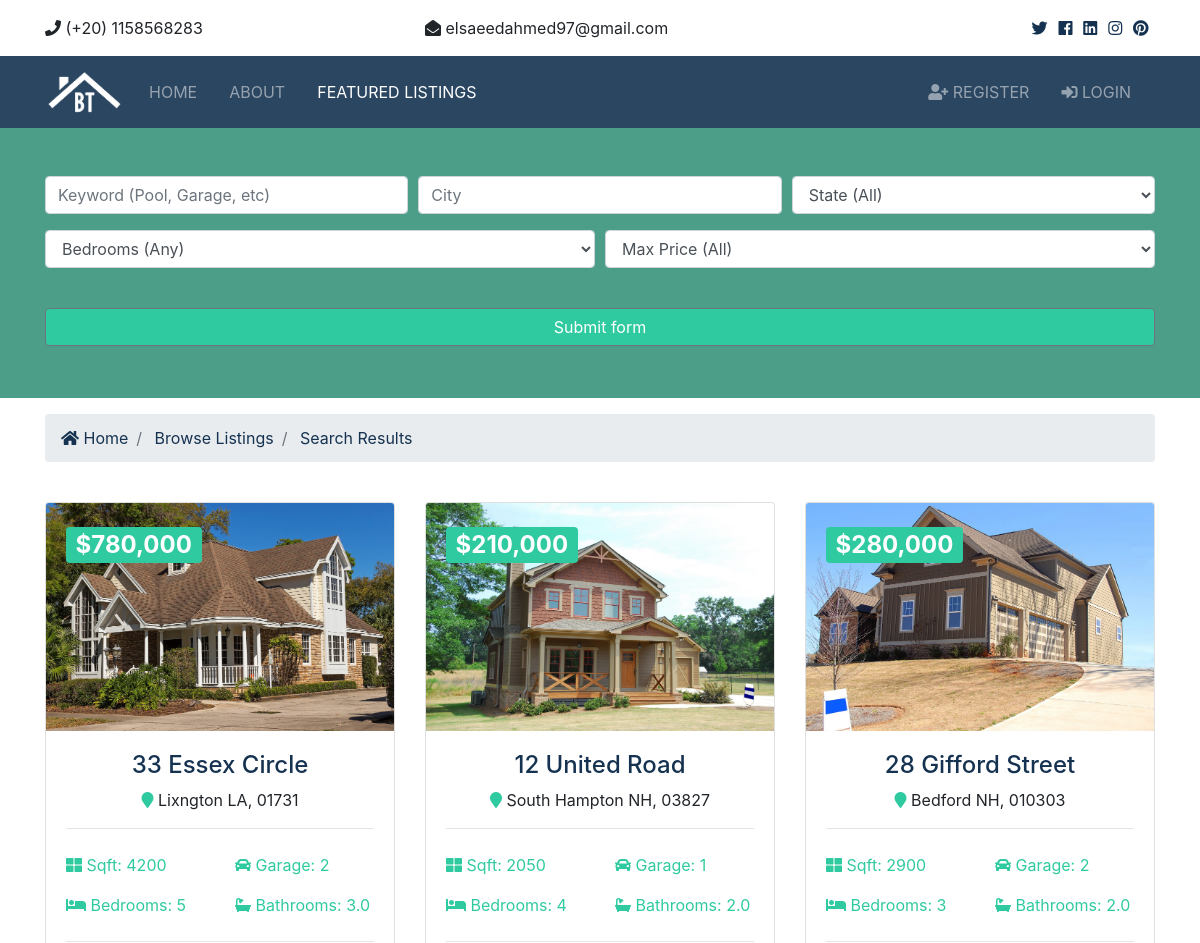
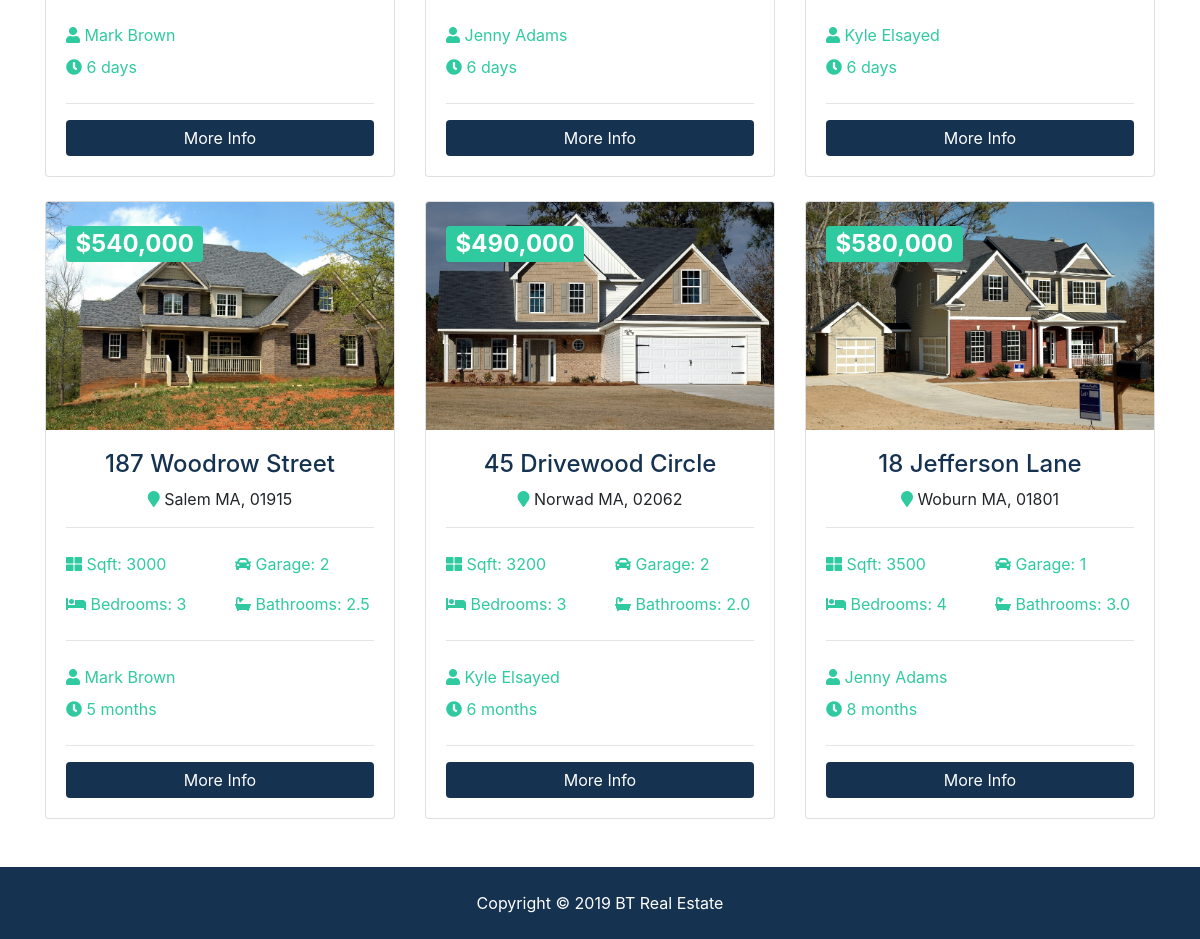
The page /listings/search/ on the database its author committed (2 pictures, top to bottom).
### listings/models.py (models this page shows, shortened)
class Listing(models.Model):
	realtor 	= models.ForeignKey(Realtor, on_delete=models.DO_NOTHING)
	title 		= models.CharField(max_length=200)
	address 	= models.CharField(max_length=200)
	city 		= models.CharField(max_length=100)
	state 		= models.CharField(max_length=100)
	zipcode		= models.CharField(max_length=20)
	description = models.TextField(blank=True)
	price 		= models.IntegerField()
	bedrooms 	= models.IntegerField()
	bathrooms	= models.DecimalField(max_digits=2, decimal_places=1)
	garage 		= models.IntegerField(default=0)
	sqft 		= models.IntegerField()
	lot_size 	= models.DecimalField(max_digits=5, decimal_places=1)
	photo_main 	= models.ImageField(upload_to='photos/%Y/%m/%d/')
	photo_1 	= models.ImageField(upload_to='photos/%Y/%m/%d/', blank=True)
	photo_2 	= models.ImageField(upload_to='photos/%Y/%m/%d/', blank=True)
	photo_3 	= models.ImageField(upload_to='photos/%Y/%m/%d/', blank=True)
	photo_4 	= models.ImageField(upload_to='photos/%Y/%m/%d/', blank=True)
	photo_5 	= models.ImageField(upload_to='photos/%Y/%m/%d/', blank=True)
	photo_6 	= models.ImageField(upload_to='photos/%Y/%m/%d/', blank=True)
	is_published= models.BooleanField(default=True)
	list_date 	= models.DateTimeField(default=datetime.now, blank=True)

### realtors/models.py (models this page shows)
class Realtor(models.Model):
	name 		= models.CharField(max_length=100)
	photo 		= models.ImageField(upload_to='photos/%Y/%m/%d/')
	description = models.TextField(blank=True)
	phone 		= models.CharField(max_length=20)
	email 		= models.EmailField()
	is_mvp 		= models.BooleanField(default=False)
	hire_date 	= models.DateTimeField(default=datetime.now, blank=True)
	def __str__(self):
		return self.name

### listings/views.py (the view)
# urls.py: path('search/', views.search, name='search')
def search(request):
	queryset_list = Listing.objects.order_by('-list_date')
	if 'keywords' in request.GET:
		keywords = request.GET['keywords']
		if keywords:
			queryset_list = queryset_list.filter(description__icontains=keywords)
	if 'city' in request.GET:
		city = request.GET['city']
		if city:
			queryset_list = queryset_list.filter(city__iexact=city)
	if 'state' in request.GET:
		state = request.GET['state']
		if state:
			queryset_list = queryset_list.filter(state__iexact=state)
	if 'bedrooms' in request.GET:
		bedrooms = request.GET['bedrooms']
		if bedrooms:
			queryset_list = queryset_list.filter(bedrooms__lte=bedrooms)
	if 'price' in request.GET:
		price = request.GET['price']
		if price:
			queryset_list = queryset_list.filter(price__lte=price)
	context = {
		'state_choices'		: state_choices,
		'bedroom_choices'	: bedroom_choices,
		'price_choices' 	: price_choices,
		'listings'			: queryset_list,
		'values'			: request.GET,
	}
	return render(request, 'listings/search.html', context)

### templates/listings/search.html (shortened to what this page needs)
{% extends 'base.html' %}
 {% load humanize %}
{% block content %}
<section id="showcase-inner" class="showcase-search text-white py-5">
    <div class="container">
      <div class="row text-center">
        <div class="col-md-12">
          <form action="{% url 'search' %}">
            <div class="form-row">
              <div class="col-md-4 mb-3">
                <input type="text" name="keywords" class="form-control" placeholder="Keyword (Pool, Garage, etc)" value="{{ values.keywords }}">
              </div>
              <div class="col-md-4 mb-3">
                <input type="text" name="city" class="form-control" placeholder="City" value="{{ values.city }}">
              </div>
              <div class="col-md-4 mb-3">
                <select name="state" class="form-control">
                  <option selected="true" disabled="disabled">State (All)</option>
                </select>
              </div>
            </div>
            <div class="form-row">
              <div class="col-md-6 mb-3">
                <select name="bedrooms" class="form-control">
                  <option selected="true" disabled="disabled">Bedrooms (Any)</option>
                </select>
              </div>
              <div class="col-md-6 mb-3">
                <select name="price" class="form-control">
                  <option selected="true" disabled="disabled">Max Price (All)</option>
                </select>
              </div>
            </div>
            <button class="btn btn-secondary btn-block mt-4" type="submit">Submit form</button>
          </form>
        </div>
      </div>
    </div>
  </section>
  <section id="bc" class="mt-3">
    <div class="container">
      <nav aria-label="breadcrumb">
        <ol class="breadcrumb">
          <li class="breadcrumb-item">
            <a href="{% url 'home' %}" id="color">
              <i class="fas fa-home" id="color"></i> Home</a>
          </li>
          <li class="breadcrumb-item">
            <a href="{% url 'listings' %}" id="color" >Browse Listings</a>
          </li>
          <li class="breadcrumb-item active" id="color"> Search Results</li>
        </ol>
      </nav>
    </div>
  </section>
  <section id="listings" class="py-4">
    <div class="container">
      <div class="row">
        {% if listings %}
          {% for listing in listings %}
          <div class="col-md-6 col-lg-4 mb-4">
              <div class="card listing-preview">
                <img class="card-img-top" src="{{ listing.photo_main.url }}" alt="">
                <div class="card-img-overlay">
                  <h2 >
                    <span class="badge badge-secondary text-white" id="badge">${{ listing.price | intcomma }}</span>
                  </h2>
                </div>
                <div class="card-body">
                  <div class="listing-heading text-center">
                    <h4 class="text-primary" id="color">{{ listing.title }}</h4>
                    <p>
                      <i class="fas fa-map-marker text-secondary" id="colo"></i> {{ listing.city }} {{ listing.state }}, {{ listing.zipcode }}</p>
                  </div>
                  <hr>
                  <div class="row py-2 text-secondary">
                    <div class="col-6" id="colo">
                      <i class="fas fa-th-large" id="colo"></i> Sqft: {{ listing.sqft }}</div>
                    <div class="col-6" id="colo">
                      <i class="fas fa-car" id="colo"></i> Garage: {{ listing.garage }}</div>
                  </div>
                  <div class="row py-2 text-secondary">
                    <div class="col-6" id="colo">
                      <i class="fas fa-bed" id="colo"></i> Bedrooms: {{ listing.bedrooms }}</div>
                    <div class="col-6" id="colo">
                      <i class="fas fa-bath" id="colo"></i> Bathrooms: {{ listing.bathrooms }}</div>
                  </div>
                  <hr>
                  <div class="row py-2 text-secondary">
                    <div class="col-12" id="colo">
                      <i class="fas fa-user" id="colo"></i> {{ listing.realtor }}</div>
                  </div>
                  <div class="row text-secondary pb-2">
                    <div class="col-6" id="colo">
                      <i class="fas fa-clock" id="colo"></i> {{ listing.list_date | timesince }}</div>
                  </div>
                  <hr>
                  <a href="{% url 'listing' listing.id %}" class="btn btn-primary btn-block" id="colr">More Info</a>
                </div>
              </div>
            </div>
          {% endfor %}
        {% else %}
          <div class="col-md-12">
            <p>No Listings Available</p>
          </div>
        {% endif %}
      </div>
    </div>
  </section>
  {% endblock %}

### static/css/all.css (style rules this page uses)
.fa, .fas, .far, .fal, .fab { -moz-osx-font-smoothing: grayscale; -webkit-font-smoothing: antialiased; display: inline-block; font-style: normal; font-variant: normal; text-rendering: auto; line-height: 1; }
.fa-bath:before { content: "\f2cd"; }
.fa-bed:before { content: "\f236"; }
.fa-car:before { content: "\f1b9"; }
.fa-clock:before { content: "\f017"; }
.fa-home:before { content: "\f015"; }
.fa-map-marker:before { content: "\f041"; }
.fa-th-large:before { content: "\f009"; }
.fa-user:before { content: "\f007"; }
.fa, .fas { font-family: 'Font Awesome 5 Free'; font-weight: 900; }

### static/css/style.css (style rules this page uses)
.btn-secondary { color: #fff !important; background-color: #30caa0 !important; }
img { width: 100%; }
#colo { color: #30caa0 !important ; }
#color { color: #153250 !important ; }
#colr { background-color: #153250 !important ; border: #153250 !important ; }
#badge { background-color: #30caa0 }
#showcase-inner { background: url(../img/building.jpg) no-repeat top center fixed/cover; position: relative; overflow: hidden; min-height: 200px; }
#showcase-inner::before { content: ''; position: absolute; top: 0; left: 0; min-height: 100%; width: 100%; background: rgba(32, 134, 107, 0.8); }
#showcase-inner.showcase-search { min-height: 270px; }
.listing-preview a { position: relative; }

### rows shown on the page
Listing: photo_main (picture), price "780,000", title "33 Essex Circle", city "Lixngton", state "LA", zipcode "01731", sqft "4200", garage "2", bedrooms "5", bathrooms "3.0", realtor "Mark Brown", list_date "6 days"
Listing: photo_main (picture), price "210,000", title "12 United Road", city "South Hampton", state "NH", zipcode "03827", sqft "2050", garage "1", bedrooms "4", bathrooms "2.0", realtor "Jenny Adams", list_date "6 days"
Listing: photo_main (picture), price "280,000", title "28 Gifford Street", city "Bedford", state "NH", zipcode "010303", sqft "2900", garage "2", bedrooms "3", bathrooms "2.0", realtor "Kyle Elsayed", list_date "6 days"
Listing: photo_main (picture), price "540,000", title "187 Woodrow Street", city "Salem", state "MA", zipcode "01915", sqft "3000", garage "2", bedrooms "3", bathrooms "2.5", realtor "Mark Brown", list_date "5 months"
Listing: photo_main (picture), price "490,000", title "45 Drivewood Circle", city "Norwad", state "MA", zipcode "02062", sqft "3200", garage "2", bedrooms "3", bathrooms "2.0", realtor "Kyle Elsayed", list_date "6 months"
Listing: photo_main (picture), price "580,000", title "18 Jefferson Lane", city "Woburn", state "MA", zipcode "01801", sqft "3500", garage "1", bedrooms "4", bathrooms "3.0", realtor "Jenny Adams", list_date "8 months"
